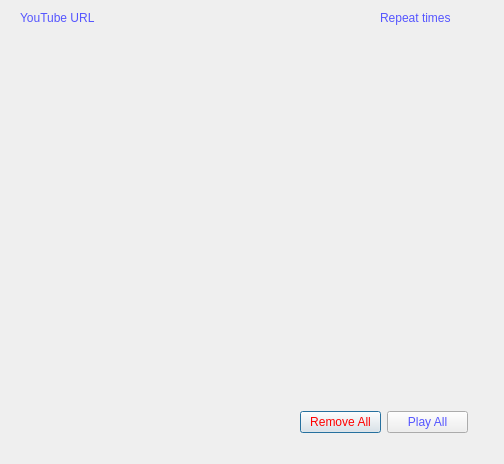
<?xml version="1.0" encoding="UTF-8"?>
<ui version="4.0">
 <class>Playlist</class>
 <widget class="QDialog" name="Playlist">
  <property name="geometry">
   <rect>
    <x>0</x>
    <y>0</y>
    <width>504</width>
    <height>464</height>
   </rect>
  </property>
  <property name="windowTitle">
   <string>Dialog</string>
  </property>
  <widget class="QLabel" name="label">
   <property name="geometry">
    <rect>
     <x>20</x>
     <y>10</y>
     <width>111</width>
     <height>16</height>
    </rect>
   </property>
   <property name="styleSheet">
    <string notr="true">font: 11pt &quot;Sans Serif&quot;;
color: rgb(85, 85, 255);</string>
   </property>
   <property name="text">
    <string>YouTube URL</string>
   </property>
  </widget>
  <widget class="QLabel" name="label_2">
   <property name="geometry">
    <rect>
     <x>380</x>
     <y>10</y>
     <width>111</width>
     <height>16</height>
    </rect>
   </property>
   <property name="styleSheet">
    <string notr="true">font: 11pt &quot;Sans Serif&quot;;
color: rgb(85, 85, 255);</string>
   </property>
   <property name="text">
    <string>Repeat times</string>
   </property>
  </widget>
  <widget class="QWidget" name="">
   <property name="geometry">
    <rect>
     <x>300</x>
     <y>410</y>
     <width>168</width>
     <height>25</height>
    </rect>
   </property>
   <layout class="QHBoxLayout" name="horizontalLayout">
    <item>
     <widget class="QPushButton" name="pushButton_2">
      <property name="styleSheet">
       <string notr="true">color: rgb(255, 0, 0);</string>
      </property>
      <property name="text">
       <string>Remove All</string>
      </property>
     </widget>
    </item>
    <item>
     <widget class="QPushButton" name="pushButton">
      <property name="styleSheet">
       <string notr="true">color: rgb(85, 85, 255);</string>
      </property>
      <property name="text">
       <string>Play All</string>
      </property>
     </widget>
    </item>
   </layout>
  </widget>
 </widget>
 <resources/>
 <connections/>
</ui>
